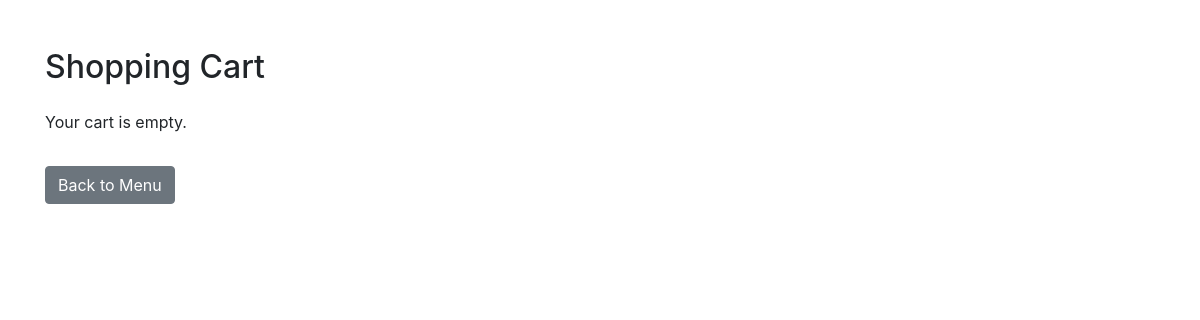
Before: /cart/ with the older database file.
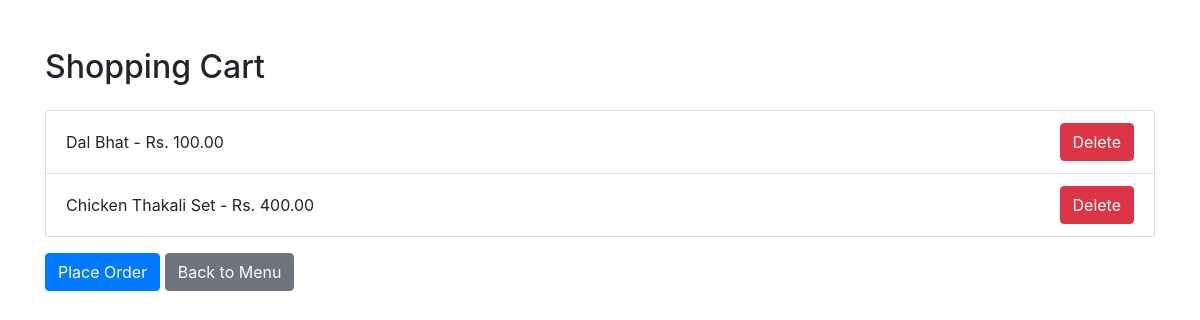
After: the same page with the newer database file.
### orders/models.py (models this page shows, shortened)
class Order(models.Model):
    food_item = models.ForeignKey(FoodItem, on_delete=models.CASCADE)
    quantity = models.PositiveIntegerField(default=1)
    def __str__(self):
        return f"{self.food_item.name} - Rs. {self.food_item.price}"

class FoodItem(models.Model):
    name = models.CharField(max_length=255)
    price = models.DecimalField(max_digits=8, decimal_places=2)

### orders/views.py (the view)
# urls.py: path('cart/', cart, name='cart'),
def cart(request):
    orders = Order.objects.all()
    return render(request, 'orders/cart.html', {'orders': orders})

### orders/templates/orders/cart.html (shortened to what this page needs)
<!DOCTYPE html>
<html lang="en">
<head>
    <link rel="stylesheet" href="https://stackpath.bootstrapcdn.com/bootstrap/4.5.2/css/bootstrap.min.css">
</head>
<body>
    <div class="container mt-5">
        <h2 class="mb-4">Shopping Cart</h2>
        {% if orders %}
            <ul class="list-group">
                {% for order in orders %}
                    <li class="list-group-item d-flex justify-content-between align-items-center">
                        <span>{{ order }}</span>
                        <div class="btn-group">
                            <a href="{% url 'delete_from_cart' order.id %}" class="btn btn-danger">Delete</a>
                        </div>
                    </li>
                {% endfor %}
            </ul>
            <a href="{% url 'place_order' %}" class="btn btn-primary mt-3">Place Order</a>
        {% else %}
            <p>Your cart is empty.</p>
        {% endif %}
        <a href="{% url 'menu' %}" class="btn btn-secondary mt-3">Back to Menu</a>
    </div>
</body>
</html>

Changed rows visible on the page:
added Order: food_item.price "Dal Bhat - Rs. 100.00"
added Order: food_item.price "Chicken Thakali Set - Rs. 400.00"
Other visible differences:
text no longer shown: "Your cart is empty."
text now shown: "Place Order"
